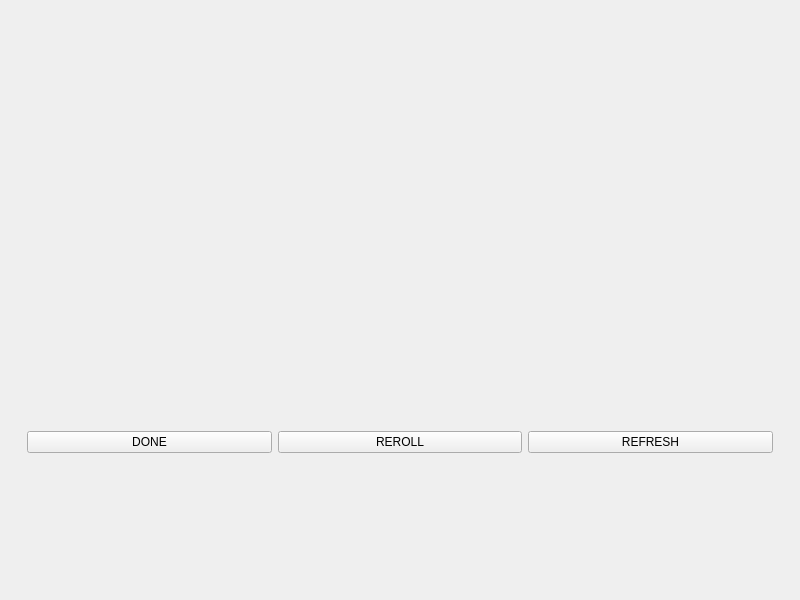
<?xml version="1.0" encoding="UTF-8"?>
<ui version="4.0">
 <class>beamer</class>
 <widget class="QMainWindow" name="beamer">
  <property name="geometry">
   <rect>
    <x>0</x>
    <y>0</y>
    <width>800</width>
    <height>600</height>
   </rect>
  </property>
  <property name="windowTitle">
   <string>Durak-Matches</string>
  </property>
  <widget class="QWidget" name="centralwidget">
   <layout class="QVBoxLayout" name="verticalLayout_2">
    <item>
     <widget class="QWidget" name="widget" native="true">
      <layout class="QVBoxLayout" name="verticalLayout">
       <item>
        <widget class="QWidget" name="widget_3" native="true">
         <layout class="QGridLayout" name="gridLayout"/>
        </widget>
       </item>
       <item>
        <widget class="QWidget" name="widget_2" native="true">
         <layout class="QHBoxLayout" name="horizontalLayout">
          <item>
           <widget class="QPushButton" name="pushButton_2">
            <property name="text">
             <string>DONE</string>
            </property>
           </widget>
          </item>
          <item>
           <widget class="QPushButton" name="pushButton_3">
            <property name="text">
             <string>REROLL</string>
            </property>
           </widget>
          </item>
          <item>
           <widget class="QPushButton" name="pushButton">
            <property name="text">
             <string>REFRESH</string>
            </property>
           </widget>
          </item>
         </layout>
        </widget>
       </item>
      </layout>
     </widget>
    </item>
   </layout>
  </widget>
 </widget>
 <resources/>
 <connections>
  <connection>
   <sender>pushButton</sender>
   <signal>clicked()</signal>
   <receiver>beamer</receiver>
   <slot>refresh_button()</slot>
   <hints>
    <hint type="sourcelabel">
     <x>772</x>
     <y>457</y>
    </hint>
    <hint type="destinationlabel">
     <x>4</x>
     <y>521</y>
    </hint>
   </hints>
  </connection>
  <connection>
   <sender>pushButton_2</sender>
   <signal>clicked()</signal>
   <receiver>beamer</receiver>
   <slot>done_game()</slot>
   <hints>
    <hint type="sourcelabel">
     <x>173</x>
     <y>441</y>
    </hint>
    <hint type="destinationlabel">
     <x>5</x>
     <y>483</y>
    </hint>
   </hints>
  </connection>
  <connection>
   <sender>pushButton_3</sender>
   <signal>clicked()</signal>
   <receiver>beamer</receiver>
   <slot>reroll_button()</slot>
   <hints>
    <hint type="sourcelabel">
     <x>437</x>
     <y>440</y>
    </hint>
    <hint type="destinationlabel">
     <x>8</x>
     <y>416</y>
    </hint>
   </hints>
  </connection>
 </connections>
 <slots>
  <slot>refresh_button()</slot>
  <slot>done_game()</slot>
  <slot>reroll_button()</slot>
 </slots>
</ui>
